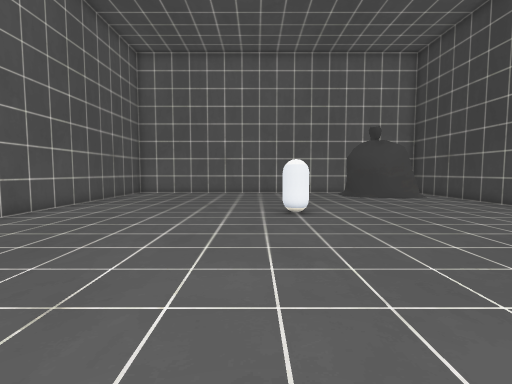
view 1 (above)

16 first-person views from a walk through a 3-D level made in the Godot game engine. The camera is 1.5 m above the floor, tilts 4° down and sees 85° across. The floor is counted in squares, 1 m on a side. Each view is taken from the middle of a square. On the plan, view 1 faces up. The plan holds only what a view shows up to about 14 squares ahead; the rest is blank. The place goes on beyond the plan. Some surface patterns are stand-ins.

view 2
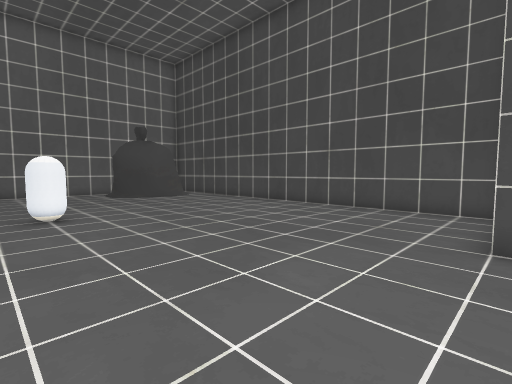

view 3
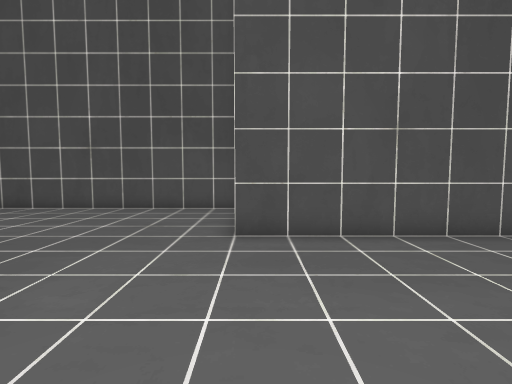

view 4
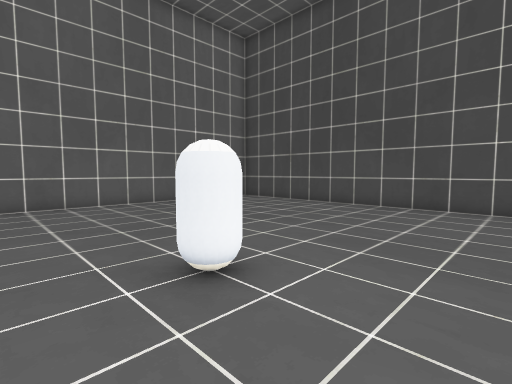

view 5
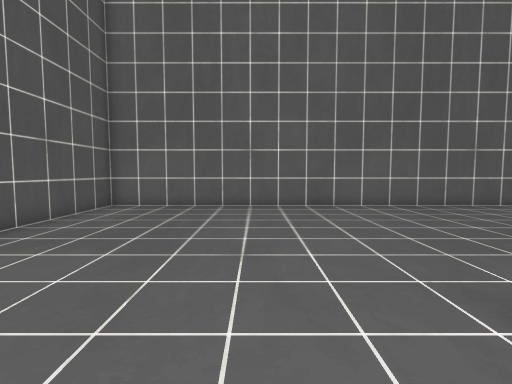

view 6
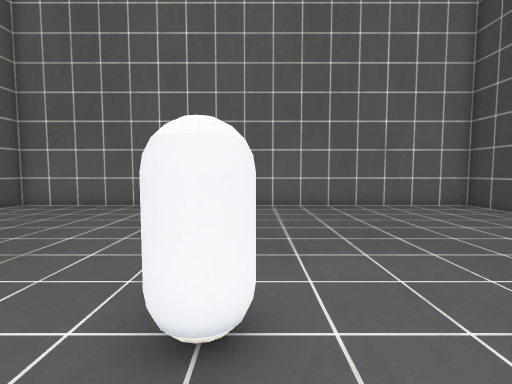

view 7
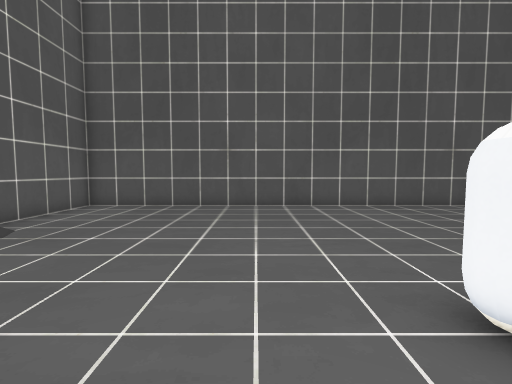

view 8
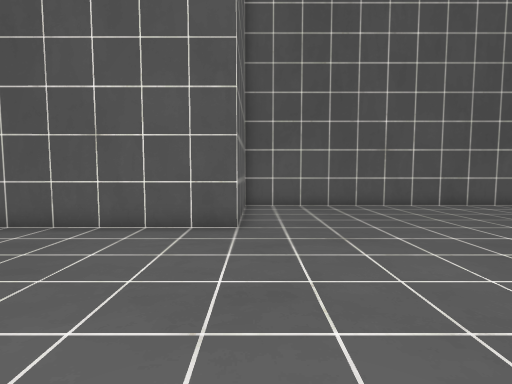

view 9
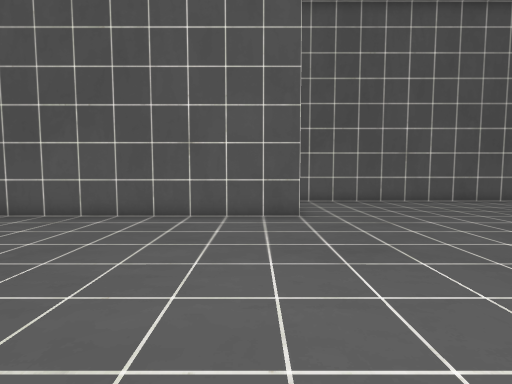

view 10
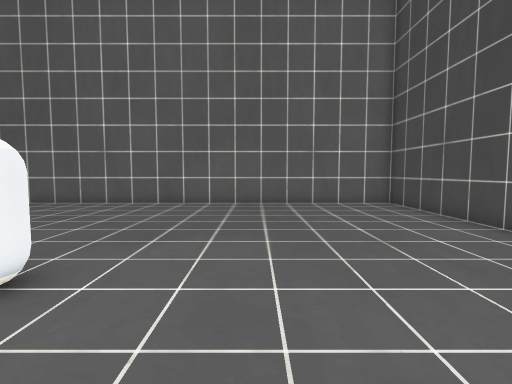

view 11
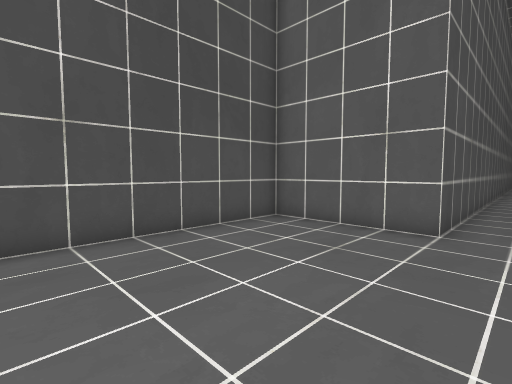

view 12
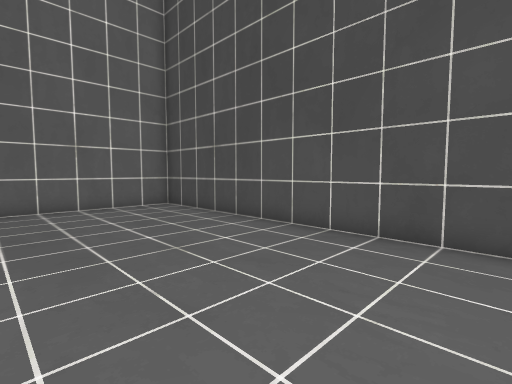

view 13
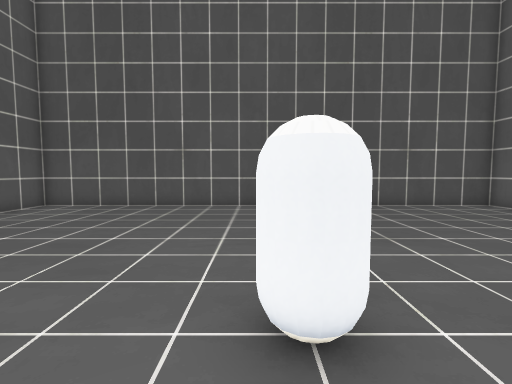

view 14
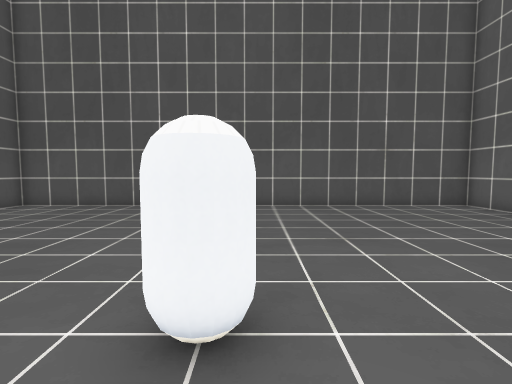

view 15
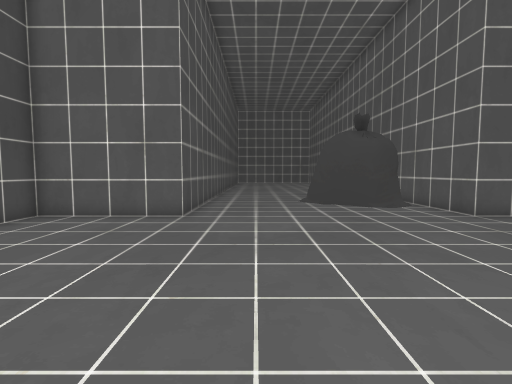

view 16
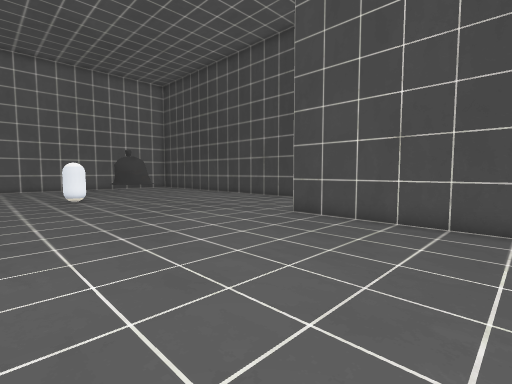

### Floor plan
Points are (right, up) in squares from view 1. A wall is a line through its corners. A room is listed if a view was taken in it or the views show most of it. See-through windows are left out.
Room 1 (views 1, 2, 3, 4, 5, 6, 7, 8, 9, 10, 11, 12, 13, 14, 15, 16)
walls: (1.8, 6.1) (2.7, 6.2); (1.9, 6) (2.5, 6.3) (3.2, 5.7); (1.9, 6) (2.5, 6.2); (2.5, 6.3) (3, 5.9); (2.4, 6.2) (2.9, 6) (3.3, 5.5) (2.8, 5.1); (2.4, 6.2) (2.8, 6.1); (1.9, 5.4) (1.9, 6); (2.1, 5.4) (1.7, 5.9); (3, 5.3) (2.4, 5) (1.9, 5.3); (2.3, 4.9) (1.9, 5.4); (3.3, 5.5) (2.3, 4.9); (3.1, 5.1) (2.3, 5.2) (1.9, 5.5); (3.4, 5.3) (2.2, 5.1); (6.5, -6.5) (6.5, 0.5) (11.5, 0.5) (11.5, 20.5) (-8.5, 20.5) (-8.5, 0.5) (-3.5, 0.5) (-3.5, -6.5)

Positions as (right, up) in squares from view 1, and headings:
1: (0, 0), facing up
2: (0, 0), facing up-right
3: (0, 0), facing right
4: (-1, 7), facing up-right
5: (-2, 8), facing up
6: (2, 8), facing up
7: (4, 8), facing left
8: (4, 1), facing left
9: (6, -1), facing left
10: (5, 7), facing up
11: (5, 8), facing down-right
12: (5, 8), facing up-right
13: (4, 10), facing left
14: (4, 11), facing left
15: (4, 10), facing down
16: (-2, -6), facing up-right
